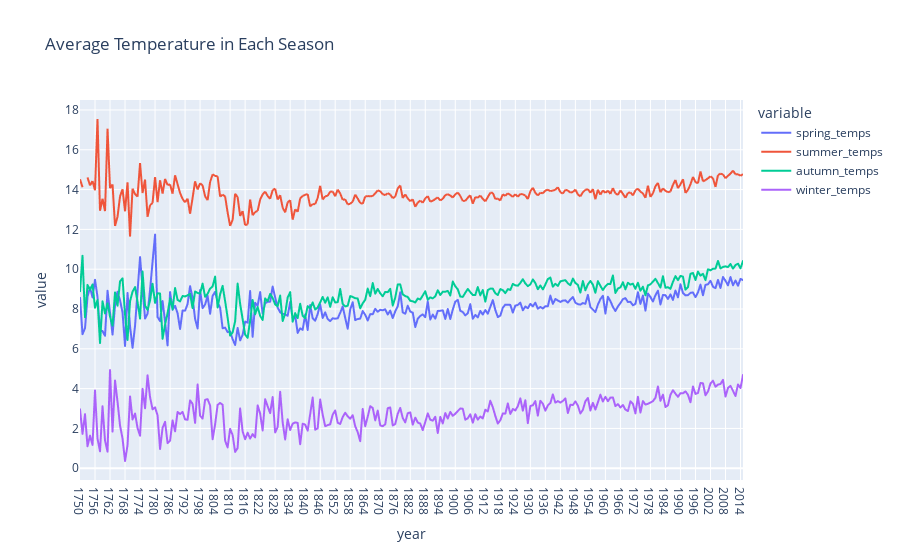

Notebook cell for this chart:
### Code cell
# Visualizing the seasonal temperature trend
fig = px.line(
    data_frame=season,
    x='year',
    y=['spring_temps', 'summer_temps', 'autumn_temps', 'winter_temps'],
    render_mode='auto',
    title='Average Temperature in Each Season',
    width=None,
    height=None,
)
fig.show()

### Figure 1 — Plotly figure (JSON) as saved in the notebook; plotly's stock layout.template omitted (floating-point values rounded to 4 significant figures; data arrays with more than 128 entries replaced by an {"elided": "..."} marker saying what was removed)
{"data": [{"hovertemplate": "variable=spring_temps<br>year=%{x}<br>value=%{y}<extra></extra>", "legendgroup": "spring_temps", "line": {"color": "#636efa", "dash": "solid"}, "marker": {"symbol": "circle"}, "mode": "lines", "name": "spring_temps", "showlegend": true, "type": "scattergl", "x": {"elided": "266 str values"}, "xaxis": "x", "y": {"elided": "266 float values"}, "yaxis": "y"}, {"hovertemplate": "variable=summer_temps<br>year=%{x}<br>value=%{y}<extra></extra>", "legendgroup": "summer_temps", "line": {"color": "#EF553B", "dash": "solid"}, "marker": {"symbol": "circle"}, "mode": "lines", "name": "summer_temps", "showlegend": true, "type": "scattergl", "x": {"elided": "266 str values"}, "xaxis": "x", "y": {"elided": "266 float values"}, "yaxis": "y"}, {"hovertemplate": "variable=autumn_temps<br>year=%{x}<br>value=%{y}<extra></extra>", "legendgroup": "autumn_temps", "line": {"color": "#00cc96", "dash": "solid"}, "marker": {"symbol": "circle"}, "mode": "lines", "name": "autumn_temps", "showlegend": true, "type": "scattergl", "x": {"elided": "266 str values"}, "xaxis": "x", "y": {"elided": "266 float values"}, "yaxis": "y"}, {"hovertemplate": "variable=winter_temps<br>year=%{x}<br>value=%{y}<extra></extra>", "legendgroup": "winter_temps", "line": {"color": "#ab63fa", "dash": "solid"}, "marker": {"symbol": "circle"}, "mode": "lines", "name": "winter_temps", "showlegend": true, "type": "scattergl", "x": {"elided": "266 str values"}, "xaxis": "x", "y": {"elided": "266 float values"}, "yaxis": "y"}], "layout": {"legend": {"title": {"text": "variable"}, "tracegroupgap": 0}, "title": {"text": "Average Temperature in Each Season"}, "xaxis": {"anchor": "y", "domain": [0, 1], "title": {"text": "year"}}, "yaxis": {"anchor": "x", "domain": [0, 1], "title": {"text": "value"}}}}
